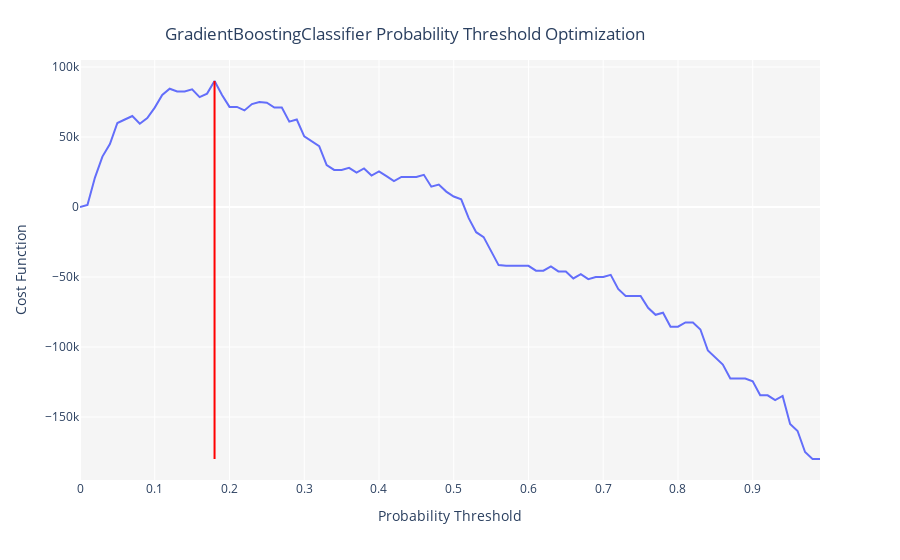

Source (notebook cell):
### Markdown cell above
## Optimize threshold
In Classification problems the cost of false positives are almost never same as cost of false negatives. As such, if you are optimizing a business problem where Type 1 and Type 2 errors have different impact, you can optimize your classifier for a probability threshold value to optimize the custom loss function simply by defining cost of true positives, true negatives, false positives and false negatives separately. Optimizing threshold in PyCaret is as simple as writing optimize_threshold. It takes a trained model object (a classifier) and the loss function simply represented by true positives, true negatives, false positives and false negatives. This function returns an interactive plot where loss function (y-axis) is represented as a function of different probability threshold values on x-axis. A vertical line is then shown to represent the best value of probability threshold for that specific classifier. Probability threshold optimized using optimize_threshold can then be used in predict_model function to generate labels using the custom probability threshold. Normally, all classifiers are trained to predict positive class at 50%.

### Code cell
optimize_threshold(gb, true_negative = 1500, false_negative = -5000)

### Figure 1 — Plotly figure (JSON) as saved in the notebook; plotly's stock layout.template omitted (floating-point values rounded to 4 significant figures)
{"data": [{"hoverlabel": {"namelength": 0}, "hovertemplate": "Probability Threshold=%{x}<br>Cost Function=%{y}", "legendgroup": "", "line": {"color": "#636efa", "dash": "solid", "shape": "linear"}, "mode": "lines", "name": "", "showlegend": false, "type": "scatter", "x": [0, 0.01, 0.02, 0.03, 0.04, 0.05, 0.06, 0.07, 0.08, 0.09, 0.1, 0.11, 0.12, 0.13, 0.14, 0.15, 0.16, 0.17, 0.18, 0.19, 0.2, 0.21, 0.22, 0.23, 0.24, 0.25, 0.26, 0.27, 0.28, 0.29, 0.3, 0.31, 0.32, 0.33, 0.34, 0.35, 0.36, 0.37, 0.38, 0.39, 0.4, 0.41, 0.42, 0.43, 0.44, 0.45, 0.46, 0.47, 0.48, 0.49, 0.5, 0.51, 0.52, 0.53, 0.54, 0.55, 0.56, 0.57, 0.58, 0.59, 0.6, 0.61, 0.62, 0.63, 0.64, 0.65, 0.66, 0.67, 0.68, 0.69, 0.7, 0.71, 0.72, 0.73, 0.74, 0.75, 0.76, 0.77, 0.78, 0.79, 0.8, 0.81, 0.82, 0.83, 0.84, 0.85, 0.86, 0.87, 0.88, 0.89, 0.9, 0.91, 0.92, 0.93, 0.94, 0.95, 0.96, 0.97, 0.98, 0.99], "xaxis": "x", "y": [0, 1500, 21000, 36000, 45000, 60000, 62500, 65000, 59500, 63500, 71000, 80000, 84500, 82500, 82500, 84000, 78500, 81000, 90000, 80000, 71500, 71500, 69000, 73500, 75000, 74500, 71000, 71000, 61000, 62500, 50500, 47000, 43500, 30000, 26500, 26500, 28000, 24500, 27500, 22500, 25500, 22000, 18500, 21500, 21500, 21500, 23000, 14500, 16000, 11000, 7500, 5500, -8000, -18000, -21500, -31500, -41500, -42000, -42000, -42000, -42000, -45500, -45500, -42500, -46000, -46000, -51000, -48000, -51500, -50000, -50000, -48500, -58500, -63500, -63500, -63500, -72000, -77000, -75500, -85500, -85500, -82500, -82500, -87500, -102500, -107500, -112500, -122500, -122500, -122500, -124500, -134500, -134500, -138000, -135000, -155000, -160000, -175000, -180000, -180000], "yaxis": "y"}], "layout": {"legend": {"tracegroupgap": 0}, "margin": {"t": 60}, "plot_bgcolor": "rgb(245,245,245)", "shapes": [{"line": {"color": "red", "width": 2}, "type": "line", "x0": 0.18, "x1": 0.18, "y0": -180000, "y1": 90000}], "title": {"text": "GradientBoostingClassifier Probability Threshold Optimization", "x": 0.45, "xanchor": "center", "y": 0.95, "yanchor": "top"}, "xaxis": {"anchor": "y", "domain": [0, 1], "title": {"text": "Probability Threshold"}}, "yaxis": {"anchor": "x", "domain": [0, 1], "title": {"text": "Cost Function"}}}}
